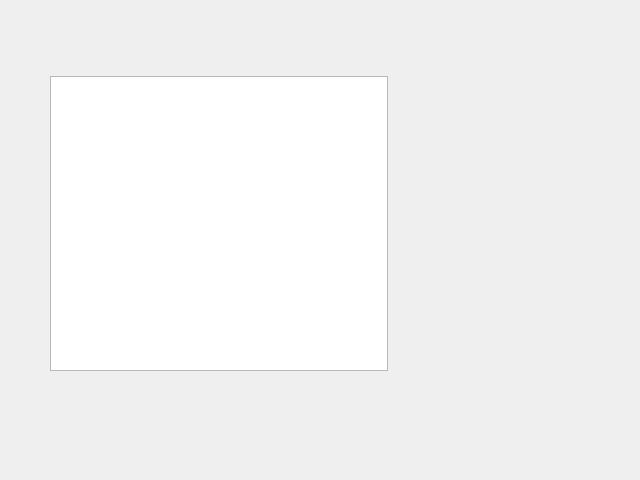
<?xml version="1.0" encoding="UTF-8"?>
<ui version="4.0">
 <class>MusicPlayerPanel</class>
 <widget class="QWidget" name="MusicPlayerPanel">
  <property name="geometry">
   <rect>
    <x>0</x>
    <y>0</y>
    <width>640</width>
    <height>480</height>
   </rect>
  </property>
  <property name="windowTitle">
   <string>Form</string>
  </property>
  <widget class="QWidget" name="verticalLayoutWidget_3">
   <property name="geometry">
    <rect>
     <x>30</x>
     <y>30</y>
     <width>541</width>
     <height>431</height>
    </rect>
   </property>
   <layout class="QVBoxLayout" name="verticalLayout_3">
    <property name="topMargin">
     <number>20</number>
    </property>
    <item>
     <widget class="Titlebar" name="widget" native="true"/>
    </item>
    <item>
     <layout class="QHBoxLayout" name="horizontalLayout_3">
      <property name="leftMargin">
       <number>10</number>
      </property>
      <property name="topMargin">
       <number>10</number>
      </property>
      <property name="rightMargin">
       <number>10</number>
      </property>
      <property name="bottomMargin">
       <number>10</number>
      </property>
      <item>
       <layout class="QVBoxLayout" name="verticalLayout_2">
        <property name="spacing">
         <number>20</number>
        </property>
        <property name="leftMargin">
         <number>10</number>
        </property>
        <property name="topMargin">
         <number>10</number>
        </property>
        <property name="rightMargin">
         <number>10</number>
        </property>
        <property name="bottomMargin">
         <number>10</number>
        </property>
        <item>
         <widget class="QListView" name="musicListView"/>
        </item>
        <item>
         <layout class="QHBoxLayout" name="horizontalLayout">
          <item>
           <spacer name="horizontalSpacer_5">
            <property name="orientation">
             <enum>Qt::Horizontal</enum>
            </property>
            <property name="sizeHint" stdset="0">
             <size>
              <width>40</width>
              <height>20</height>
             </size>
            </property>
           </spacer>
          </item>
          <item>
           <widget class="QPushButton" name="preSong_Btn">
            <property name="sizePolicy">
             <sizepolicy hsizetype="Fixed" vsizetype="Fixed">
              <horstretch>0</horstretch>
              <verstretch>0</verstretch>
             </sizepolicy>
            </property>
            <property name="minimumSize">
             <size>
              <width>50</width>
              <height>50</height>
             </size>
            </property>
            <property name="text">
             <string/>
            </property>
            <property name="flat">
             <bool>true</bool>
            </property>
           </widget>
          </item>
          <item>
           <spacer name="horizontalSpacer_3">
            <property name="orientation">
             <enum>Qt::Horizontal</enum>
            </property>
            <property name="sizeHint" stdset="0">
             <size>
              <width>40</width>
              <height>20</height>
             </size>
            </property>
           </spacer>
          </item>
          <item>
           <widget class="QPushButton" name="playSonn_Btn">
            <property name="sizePolicy">
             <sizepolicy hsizetype="Fixed" vsizetype="Fixed">
              <horstretch>0</horstretch>
              <verstretch>0</verstretch>
             </sizepolicy>
            </property>
            <property name="minimumSize">
             <size>
              <width>50</width>
              <height>50</height>
             </size>
            </property>
            <property name="text">
             <string/>
            </property>
            <property name="flat">
             <bool>true</bool>
            </property>
           </widget>
          </item>
          <item>
           <spacer name="horizontalSpacer_4">
            <property name="orientation">
             <enum>Qt::Horizontal</enum>
            </property>
            <property name="sizeHint" stdset="0">
             <size>
              <width>40</width>
              <height>20</height>
             </size>
            </property>
           </spacer>
          </item>
          <item>
           <widget class="QPushButton" name="nextSong_Btn">
            <property name="sizePolicy">
             <sizepolicy hsizetype="Fixed" vsizetype="Fixed">
              <horstretch>0</horstretch>
              <verstretch>0</verstretch>
             </sizepolicy>
            </property>
            <property name="minimumSize">
             <size>
              <width>50</width>
              <height>50</height>
             </size>
            </property>
            <property name="text">
             <string/>
            </property>
            <property name="flat">
             <bool>true</bool>
            </property>
           </widget>
          </item>
          <item>
           <spacer name="horizontalSpacer_6">
            <property name="orientation">
             <enum>Qt::Horizontal</enum>
            </property>
            <property name="sizeHint" stdset="0">
             <size>
              <width>40</width>
              <height>20</height>
             </size>
            </property>
           </spacer>
          </item>
         </layout>
        </item>
       </layout>
      </item>
      <item>
       <spacer name="horizontalSpacer">
        <property name="orientation">
         <enum>Qt::Horizontal</enum>
        </property>
        <property name="sizeHint" stdset="0">
         <size>
          <width>50</width>
          <height>20</height>
         </size>
        </property>
       </spacer>
      </item>
      <item>
       <layout class="QVBoxLayout" name="verticalLayout">
        <property name="leftMargin">
         <number>20</number>
        </property>
        <property name="topMargin">
         <number>10</number>
        </property>
        <property name="rightMargin">
         <number>20</number>
        </property>
        <property name="bottomMargin">
         <number>20</number>
        </property>
        <item>
         <widget class="QPushButton" name="volumUp_Btn">
          <property name="sizePolicy">
           <sizepolicy hsizetype="Fixed" vsizetype="Fixed">
            <horstretch>0</horstretch>
            <verstretch>0</verstretch>
           </sizepolicy>
          </property>
          <property name="minimumSize">
           <size>
            <width>50</width>
            <height>50</height>
           </size>
          </property>
          <property name="text">
           <string/>
          </property>
          <property name="flat">
           <bool>true</bool>
          </property>
         </widget>
        </item>
        <item>
         <widget class="QPushButton" name="volumDown_Btn">
          <property name="sizePolicy">
           <sizepolicy hsizetype="Fixed" vsizetype="Fixed">
            <horstretch>0</horstretch>
            <verstretch>0</verstretch>
           </sizepolicy>
          </property>
          <property name="minimumSize">
           <size>
            <width>50</width>
            <height>50</height>
           </size>
          </property>
          <property name="text">
           <string/>
          </property>
          <property name="flat">
           <bool>true</bool>
          </property>
         </widget>
        </item>
        <item>
         <spacer name="verticalSpacer">
          <property name="orientation">
           <enum>Qt::Vertical</enum>
          </property>
          <property name="sizeHint" stdset="0">
           <size>
            <width>20</width>
            <height>40</height>
           </size>
          </property>
         </spacer>
        </item>
       </layout>
      </item>
      <item>
       <spacer name="horizontalSpacer_2">
        <property name="orientation">
         <enum>Qt::Horizontal</enum>
        </property>
        <property name="sizeHint" stdset="0">
         <size>
          <width>40</width>
          <height>20</height>
         </size>
        </property>
       </spacer>
      </item>
     </layout>
    </item>
   </layout>
  </widget>
 </widget>
 <customwidgets>
  <customwidget>
   <class>Titlebar</class>
   <extends>QWidget</extends>
   <header>titlebar.h</header>
   <container>1</container>
  </customwidget>
 </customwidgets>
 <resources/>
 <connections/>
</ui>
